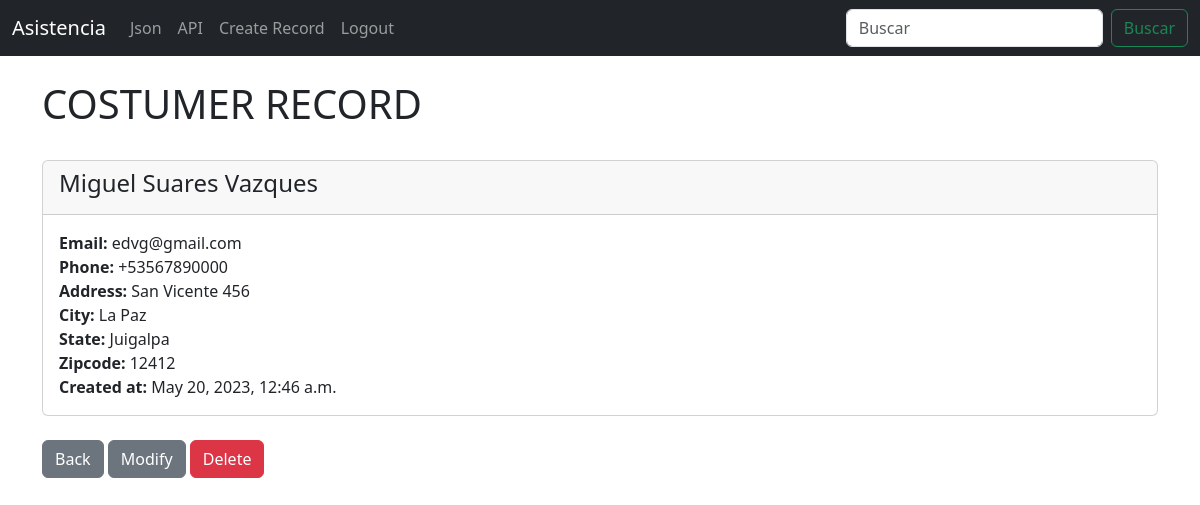
The app's page /record/4 (signed in) with its own data.
### crm/models.py (models this page shows, shortened)
class Record(models.Model):
	created_at = models.DateTimeField(auto_now_add=True)
	first_name = models.CharField(max_length=50)
	last_name =  models.CharField(max_length=50)
	email =  models.CharField(max_length=100)
	phone = models.CharField(max_length=15)
	address =  models.CharField(max_length=100)
	city =  models.CharField(max_length=50)
	state =  models.CharField(max_length=50)
	zipcode =  models.CharField(max_length=20)

### crm/views.py (the view)
# urls.py: path('record/<int:pk>', views.costumer_record, name='record'),
def costumer_record(request,pk):
	if request.user.is_authenticated:
		costumer_record = Record.objects.get(id=pk)
		return render(request,'record.html',{'costumer_record':costumer_record})
	else:
		messages.error(request, 'You Must Be Authenticated To Access Here!...')
		return redirect('saludo')

### crm/templates/record.html (shortened to what this page needs)
{% extends 'base.html' %}
{% block content %}
<div >
		{%  if user.is_authenticated  %}
		<h1>COSTUMER RECORD</h1>
			<br>
			<div class="card">
			  <div class="card-header">
			    <h4>{{costumer_record.first_name}}  {{costumer_record.last_name}}</h3>
			  </div>
			  <div class="card-body">
			    <strong> Email: </strong> {{costumer_record.email}}<br>
			    <strong>Phone: </strong> {{costumer_record.phone}}<br>
			    <strong>Address: </strong> {{costumer_record.address}}<br>
			    <strong>City: </strong> {{costumer_record.city}}<br>
			    <strong>State: </strong> {{costumer_record.state}}<br>
			    <strong>Zipcode: </strong> {{costumer_record.zipcode}}<br>
			    <strong>Created at: </strong> {{costumer_record.created_at}}
			  </div>
			</div>
			<br>
	    <a href="{%url 'json'%}" class="btn btn-secondary">Back</a>
   	    <a href="{%url 'update_record' costumer_record.id %}" class="btn btn-secondary">Modify</a>
	    <a href="{%url 'delete_record' costumer_record.id %}" class="btn btn-danger">Delete</a>
		{% endif %}
	</div>
{% endblock %}

### records on screen
Record: first_name "Miguel", last_name "Suares Vazques", email "edvg@gmail.com", phone "+53567890000", address "San Vicente 456", city "La Paz", state "Juigalpa", zipcode "12412", created_at "May 20, 2023, 12:46 a.m."
